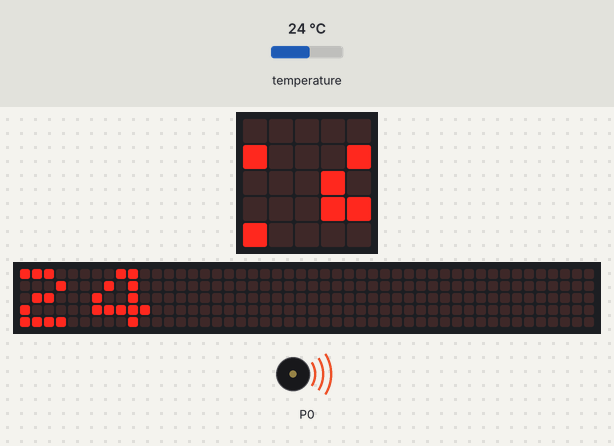
The program below on a simulated BBC micro:bit (MakeCode). On the bench: the board's 5×5 LED display, a strip that is not on the board, showing the scrolling text unrolled, buzzer (waves = sounding). Inputs (shaded band) come from the test bench; at power-on: temperature 24 °C. The 48×5 strip is a reading aid, not a part: it shows the text the display is scrolling, unrolled, one strip-width of it at a time.

Above: at 1.27 s.
1.3 s: temperature set to 29.5 °C
At 3.39 s:
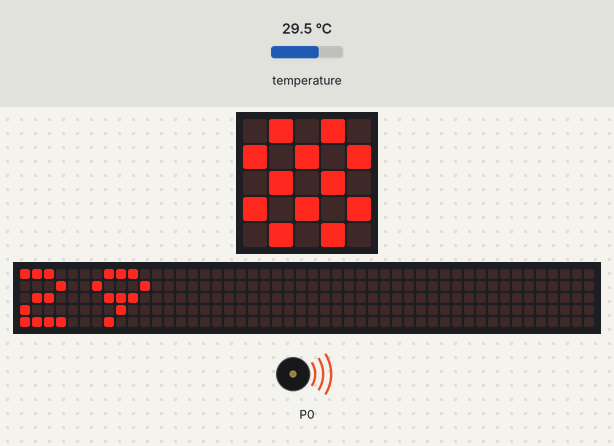
5.5 s: temperature set to 30.6 °C
At 9.11 s:
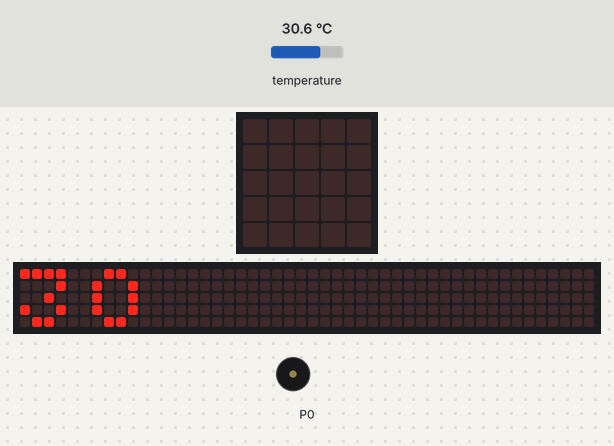
9.7 s: temperature set to 33 °C
At 15.2 s:
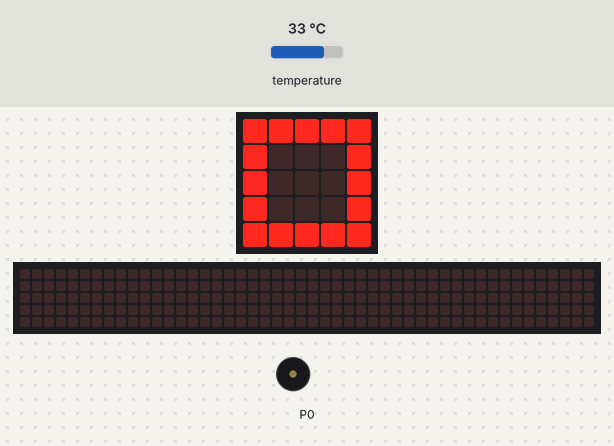
16.9 s: temperature set to 12 °C
At 21.6 s:
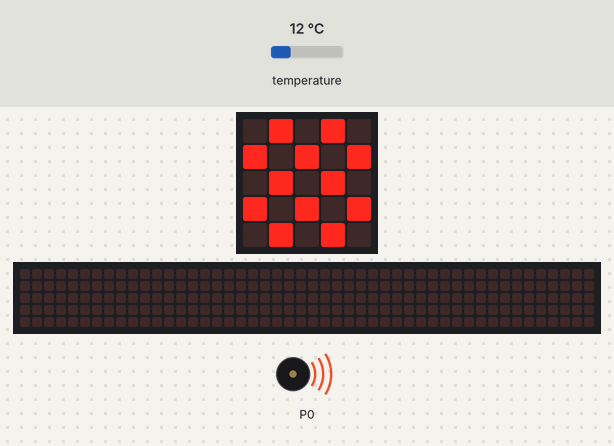
Timing chart, 0 to 22.1 s (numbered marks = the images above; inputs shaded):
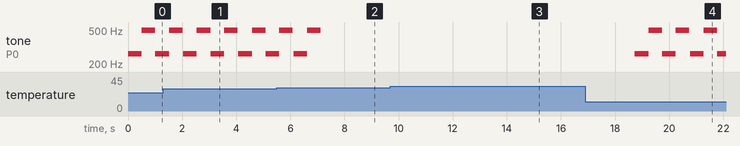

The program:

main.ts
```typescript
let temperaturaKEKW = 0
music.setVolume(255)
basic.forever(function () {
    if (temperaturaKEKW < 30) {
        music.playTone(262, music.beat(BeatFraction.Whole))
        music.playTone(494, music.beat(BeatFraction.Whole))
    }
    if (temperaturaKEKW < 30) {
        music.playTone(262, music.beat(BeatFraction.Whole))
        music.playTone(494, music.beat(BeatFraction.Whole))
    }
})
basic.forever(function () {
    temperaturaKEKW = input.temperature()
    basic.showNumber(temperaturaKEKW)
    if (temperaturaKEKW < 30) {
        basic.showIcon(IconNames.Chessboard)
    }
    if (temperaturaKEKW > 30) {
        basic.showIcon(IconNames.Square)
    }
})
```

test.ts
```typescript
// aquí va el archivo "tests"; esto no se compilará cuando este paquete se utilice como una extensión.
```

Measured:
- the behaviour switches between 29.9 and 30 °C on temperature (found by bisection; images 1 and 2)
- after the input at 16.9 s, tone on P0: plays 262 Hz for 0.51 s, 494 Hz for 0.51 s, 262 Hz for 0.51 s, 494 Hz for 0.50 s, 262 Hz for 0.51 s, 494 Hz for 0.51 s … (7 notes in this stretch), starting after 1.8 s
- by itself, tone on P0: plays 494 Hz for 0.50 s, 262 Hz for 0.51 s, 494 Hz for 0.50 s
- what the display in image 2 shows lasts 0.4 s, from 8.9 s to 9.3 s
- what the display in image 3 shows lasts 0.6 s, from 14.8 s to 15.4 s
